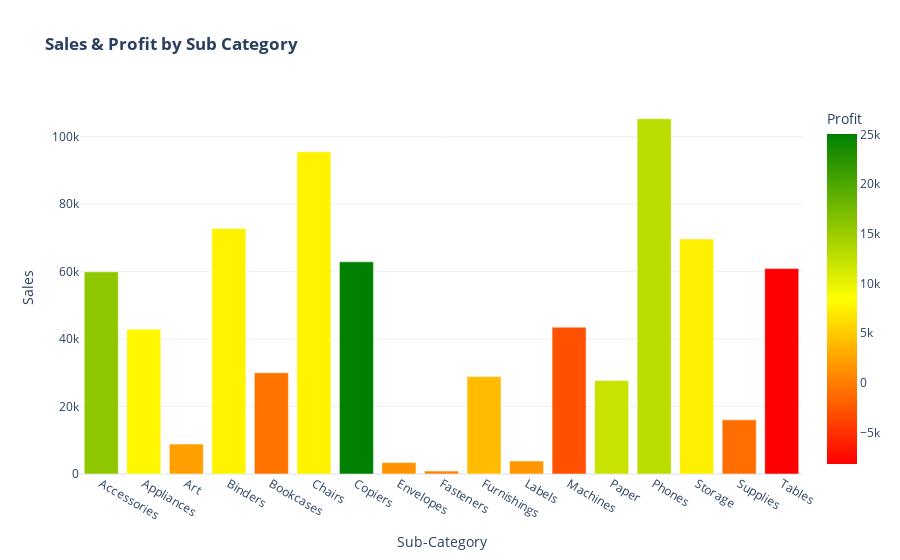

Write notebook code for a chart like this one.
### Markdown cell above
**Plot Sales & Profit by Sub-Category**

### Code cell
# Create Chart
fig = px.bar(data,
             x='Sub-Category',
             y='Sales',
             color='Profit',
             color_continuous_scale=['red','yellow','green'],
            template = template_style,
             title='<b>Sales & Profit by Sub Category</b>')

# Display Plot
fig.show()

# Export Chart to HTML
plotly.offline.plot(fig, filename='Profit_Sales_Sub_Cat.html', auto_open=False)

### Figure 1 — Plotly figure (JSON) as saved in the notebook; plotly's stock layout.template omitted (floating-point values rounded to 4 significant figures)
{"data": [{"alignmentgroup": "True", "hovertemplate": "Sub-Category=%{x}<br>Sales=%{y}<br>Profit=%{marker.color}<extra></extra>", "legendgroup": "", "marker": {"color": [15670.0, 7865.0, 2222.0, 7670.0, -583.6, 7644.0, 25030.0, 1442.0, 304.9, 4099.0, 1745.0, -2869.0, 12040.0, 12850.0, 7403.0, -955.3, -8141.0], "coloraxis": "coloraxis", "pattern": {"shape": ""}}, "name": "", "offsetgroup": "", "orientation": "v", "showlegend": false, "textposition": "auto", "type": "bar", "x": ["Accessories", "Appliances", "Art", "Binders", "Bookcases", "Chairs", "Copiers", "Envelopes", "Fasteners", "Furnishings", "Labels", "Machines", "Paper", "Phones", "Storage", "Supplies", "Tables"], "xaxis": "x", "y": [59950.0, 42930.0, 8863.0, 72790.0, 30020.0, 95550.0, 62900.0, 3379.0, 857.6, 28920.0, 3861.0, 43540.0, 27690.0, 105300.0, 69680.0, 16050.0, 60890.0], "yaxis": "y"}], "layout": {"barmode": "relative", "coloraxis": {"colorbar": {"title": {"text": "Profit"}}, "colorscale": [[0, "red"], [0.5, "yellow"], [1, "green"]]}, "legend": {"tracegroupgap": 0}, "title": {"text": "<b>Sales & Profit by Sub Category</b>"}, "xaxis": {"anchor": "y", "domain": [0, 1], "title": {"text": "Sub-Category"}}, "yaxis": {"anchor": "x", "domain": [0, 1], "title": {"text": "Sales"}}}}
